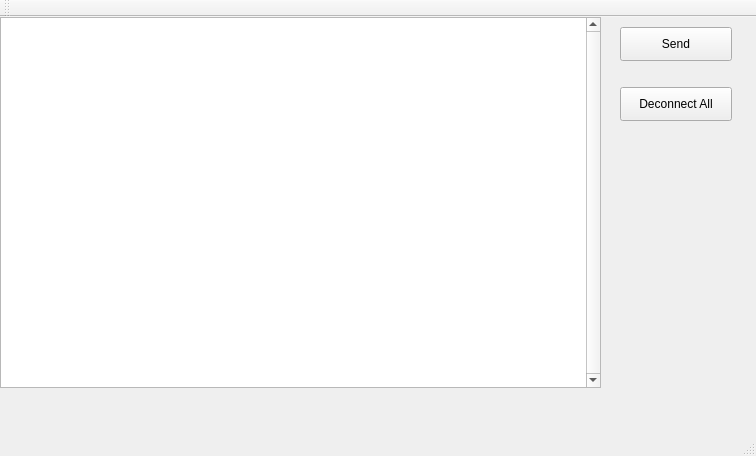
<?xml version="1.0" encoding="UTF-8"?>
<ui version="4.0">
 <class>QAccViewSensorServeurClass</class>
 <widget class="QMainWindow" name="QAccViewSensorServeurClass">
  <property name="geometry">
   <rect>
    <x>0</x>
    <y>0</y>
    <width>756</width>
    <height>456</height>
   </rect>
  </property>
  <property name="windowTitle">
   <string>QAccViewSensorServeur</string>
  </property>
  <widget class="QWidget" name="centralWidget">
   <widget class="QListWidget" name="m_msg">
    <property name="geometry">
     <rect>
      <x>0</x>
      <y>0</y>
      <width>601</width>
      <height>371</height>
     </rect>
    </property>
    <property name="verticalScrollBarPolicy">
     <enum>Qt::ScrollBarAlwaysOn</enum>
    </property>
   </widget>
   <widget class="QPushButton" name="m_send">
    <property name="geometry">
     <rect>
      <x>620</x>
      <y>10</y>
      <width>112</width>
      <height>34</height>
     </rect>
    </property>
    <property name="text">
     <string>Send</string>
    </property>
   </widget>
   <widget class="QPushButton" name="m_kill_all">
    <property name="geometry">
     <rect>
      <x>620</x>
      <y>70</y>
      <width>112</width>
      <height>34</height>
     </rect>
    </property>
    <property name="text">
     <string>Deconnect All</string>
    </property>
   </widget>
  </widget>
  <widget class="QMenuBar" name="menuBar">
   <property name="geometry">
    <rect>
     <x>0</x>
     <y>0</y>
     <width>756</width>
     <height>31</height>
    </rect>
   </property>
  </widget>
  <widget class="QToolBar" name="mainToolBar">
   <attribute name="toolBarArea">
    <enum>TopToolBarArea</enum>
   </attribute>
   <attribute name="toolBarBreak">
    <bool>false</bool>
   </attribute>
  </widget>
  <widget class="QStatusBar" name="statusBar"/>
 </widget>
 <layoutdefault spacing="6" margin="11"/>
 <resources>
  <include location="qaccviewsensorserveur.qrc"/>
 </resources>
 <connections/>
</ui>
